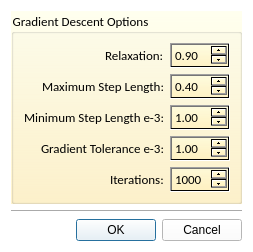
<?xml version="1.0" encoding="UTF-8"?>
<ui version="4.0">
 <class>GradientDescentDialog</class>
 <widget class="QDialog" name="GradientDescentDialog">
  <property name="geometry">
   <rect>
    <x>0</x>
    <y>0</y>
    <width>253</width>
    <height>225</height>
   </rect>
  </property>
  <property name="windowTitle">
   <string>Gradient Descent Options</string>
  </property>
  <property name="styleSheet">
   <string notr="true">background-color: rgb(255, 255, 255);</string>
  </property>
  <layout class="QVBoxLayout" name="verticalLayout">
   <item>
    <widget class="QGroupBox" name="groupBox_3">
     <property name="sizePolicy">
      <sizepolicy hsizetype="Preferred" vsizetype="Minimum">
       <horstretch>0</horstretch>
       <verstretch>0</verstretch>
      </sizepolicy>
     </property>
     <property name="font">
      <font>
       <family>Calibri</family>
       <pointsize>10</pointsize>
      </font>
     </property>
     <property name="styleSheet">
      <string notr="true">background-color: qlineargradient(spread:pad, x1:0, y1:0, x2:0, y2:1, stop:0 rgba(255, 255, 220, 120), stop:1 rgba(255, 240, 190, 200));</string>
     </property>
     <property name="title">
      <string>Gradient Descent Options</string>
     </property>
     <layout class="QGridLayout" name="gridLayout_3" columnstretch="3,0">
      <item row="7" column="0">
       <layout class="QHBoxLayout" name="m_MetricXRadiusLabelLayout_5">
        <item>
         <spacer name="m_MetricXRadiusLabelSpace_5">
          <property name="orientation">
           <enum>Qt::Horizontal</enum>
          </property>
          <property name="sizeHint" stdset="0">
           <size>
            <width>40</width>
            <height>20</height>
           </size>
          </property>
         </spacer>
        </item>
        <item>
         <widget class="QLabel" name="label_11">
          <property name="font">
           <font>
            <family>Calibri</family>
            <pointsize>10</pointsize>
           </font>
          </property>
          <property name="styleSheet">
           <string notr="true">background-color: rgba(255, 255, 255, 0);</string>
          </property>
          <property name="text">
           <string>Gradient Tolerance e-3:</string>
          </property>
         </widget>
        </item>
       </layout>
      </item>
      <item row="3" column="1">
       <widget class="QDoubleSpinBox" name="m_MaxStepLengthSpin">
        <property name="font">
         <font>
          <family>Calibri</family>
          <pointsize>10</pointsize>
         </font>
        </property>
        <property name="minimum">
         <double>0.050000000000000</double>
        </property>
        <property name="maximum">
         <double>1.000000000000000</double>
        </property>
        <property name="singleStep">
         <double>0.050000000000000</double>
        </property>
        <property name="value">
         <double>0.400000000000000</double>
        </property>
       </widget>
      </item>
      <item row="0" column="1">
       <widget class="QDoubleSpinBox" name="m_RelaxationSpin">
        <property name="font">
         <font>
          <family>Calibri</family>
          <pointsize>10</pointsize>
         </font>
        </property>
        <property name="minimum">
         <double>0.050000000000000</double>
        </property>
        <property name="maximum">
         <double>1.000000000000000</double>
        </property>
        <property name="singleStep">
         <double>0.050000000000000</double>
        </property>
        <property name="value">
         <double>0.900000000000000</double>
        </property>
       </widget>
      </item>
      <item row="5" column="0">
       <layout class="QHBoxLayout" name="m_ElementZSpacingLabelLayout_2">
        <item>
         <spacer name="m_ElementZSpacingSpace_2">
          <property name="orientation">
           <enum>Qt::Horizontal</enum>
          </property>
          <property name="sizeHint" stdset="0">
           <size>
            <width>40</width>
            <height>20</height>
           </size>
          </property>
         </spacer>
        </item>
        <item>
         <widget class="QLabel" name="label_10">
          <property name="font">
           <font>
            <family>Calibri</family>
            <pointsize>10</pointsize>
           </font>
          </property>
          <property name="styleSheet">
           <string notr="true">background-color: rgba(255, 255, 255, 0);</string>
          </property>
          <property name="text">
           <string>Minimum Step Length e-3:</string>
          </property>
         </widget>
        </item>
       </layout>
      </item>
      <item row="9" column="1">
       <widget class="QSpinBox" name="m_IterationsSpin">
        <property name="font">
         <font>
          <family>Calibri</family>
          <pointsize>10</pointsize>
         </font>
        </property>
        <property name="minimum">
         <number>1</number>
        </property>
        <property name="maximum">
         <number>10000</number>
        </property>
        <property name="singleStep">
         <number>10</number>
        </property>
        <property name="value">
         <number>1000</number>
        </property>
       </widget>
      </item>
      <item row="5" column="1">
       <widget class="QDoubleSpinBox" name="m_MinStepLengthSpin">
        <property name="font">
         <font>
          <family>Calibri</family>
          <pointsize>10</pointsize>
         </font>
        </property>
        <property name="minimum">
         <double>0.010000000000000</double>
        </property>
        <property name="maximum">
         <double>99.000000000000000</double>
        </property>
        <property name="singleStep">
         <double>1.000000000000000</double>
        </property>
        <property name="value">
         <double>1.000000000000000</double>
        </property>
       </widget>
      </item>
      <item row="7" column="1">
       <widget class="QDoubleSpinBox" name="m_GradientToleranceSpin">
        <property name="font">
         <font>
          <family>Calibri</family>
          <pointsize>10</pointsize>
         </font>
        </property>
        <property name="minimum">
         <double>0.010000000000000</double>
        </property>
        <property name="maximum">
         <double>99.000000000000000</double>
        </property>
        <property name="singleStep">
         <double>1.000000000000000</double>
        </property>
        <property name="value">
         <double>1.000000000000000</double>
        </property>
       </widget>
      </item>
      <item row="9" column="0">
       <layout class="QHBoxLayout" name="m_MetricYRadiusLabelLayout_2">
        <item>
         <spacer name="m_MetricYRadiusLabelSpace_2">
          <property name="orientation">
           <enum>Qt::Horizontal</enum>
          </property>
          <property name="sizeHint" stdset="0">
           <size>
            <width>40</width>
            <height>20</height>
           </size>
          </property>
         </spacer>
        </item>
        <item>
         <widget class="QLabel" name="label_12">
          <property name="font">
           <font>
            <family>Calibri</family>
            <pointsize>10</pointsize>
           </font>
          </property>
          <property name="styleSheet">
           <string notr="true">background-color: rgba(255, 255, 255, 0);</string>
          </property>
          <property name="text">
           <string>Iterations:</string>
          </property>
         </widget>
        </item>
       </layout>
      </item>
      <item row="0" column="0">
       <layout class="QHBoxLayout" name="m_ElementXSpacingLabelLayout_2">
        <item>
         <spacer name="m_ElementXSpacingSpace_2">
          <property name="orientation">
           <enum>Qt::Horizontal</enum>
          </property>
          <property name="sizeHint" stdset="0">
           <size>
            <width>40</width>
            <height>20</height>
           </size>
          </property>
         </spacer>
        </item>
        <item>
         <widget class="QLabel" name="label_8">
          <property name="font">
           <font>
            <family>Calibri</family>
            <pointsize>10</pointsize>
           </font>
          </property>
          <property name="styleSheet">
           <string notr="true">background-color: rgba(255, 255, 255, 0);</string>
          </property>
          <property name="text">
           <string>Relaxation:</string>
          </property>
         </widget>
        </item>
       </layout>
      </item>
      <item row="3" column="0">
       <layout class="QHBoxLayout" name="m_ElementYSpacingLabelLayout_2">
        <item>
         <spacer name="m_ElementYSpacingSpace_2">
          <property name="orientation">
           <enum>Qt::Horizontal</enum>
          </property>
          <property name="sizeHint" stdset="0">
           <size>
            <width>40</width>
            <height>20</height>
           </size>
          </property>
         </spacer>
        </item>
        <item>
         <widget class="QLabel" name="label_9">
          <property name="font">
           <font>
            <family>Calibri</family>
            <pointsize>10</pointsize>
           </font>
          </property>
          <property name="styleSheet">
           <string notr="true">background-color: rgba(255, 255, 255, 0);</string>
          </property>
          <property name="text">
           <string>Maximum Step Length:</string>
          </property>
         </widget>
        </item>
       </layout>
      </item>
     </layout>
    </widget>
   </item>
   <item>
    <widget class="Line" name="line">
     <property name="orientation">
      <enum>Qt::Horizontal</enum>
     </property>
    </widget>
   </item>
   <item>
    <widget class="QDialogButtonBox" name="buttonBox">
     <property name="orientation">
      <enum>Qt::Horizontal</enum>
     </property>
     <property name="standardButtons">
      <set>QDialogButtonBox::Cancel|QDialogButtonBox::Ok</set>
     </property>
    </widget>
   </item>
  </layout>
 </widget>
 <resources/>
 <connections>
  <connection>
   <sender>buttonBox</sender>
   <signal>accepted()</signal>
   <receiver>GradientDescentDialog</receiver>
   <slot>accept()</slot>
   <hints>
    <hint type="sourcelabel">
     <x>227</x>
     <y>212</y>
    </hint>
    <hint type="destinationlabel">
     <x>157</x>
     <y>229</y>
    </hint>
   </hints>
  </connection>
  <connection>
   <sender>buttonBox</sender>
   <signal>rejected()</signal>
   <receiver>GradientDescentDialog</receiver>
   <slot>reject()</slot>
   <hints>
    <hint type="sourcelabel">
     <x>295</x>
     <y>218</y>
    </hint>
    <hint type="destinationlabel">
     <x>286</x>
     <y>229</y>
    </hint>
   </hints>
  </connection>
 </connections>
</ui>
